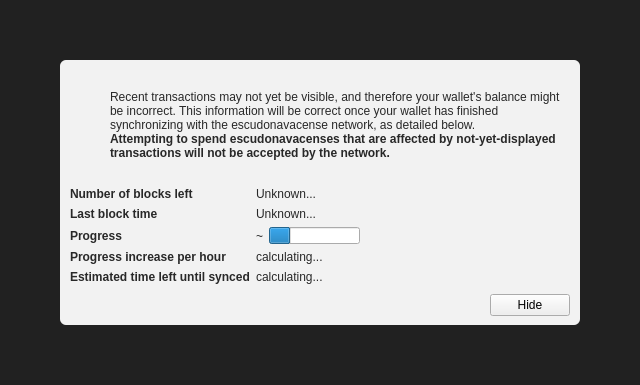
<?xml version="1.0" encoding="UTF-8"?>
<ui version="4.0">
 <class>ModalOverlay</class>
 <widget class="ModalOverlay" name="ModalOverlay">
  <property name="geometry">
   <rect>
    <x>0</x>
    <y>0</y>
    <width>640</width>
    <height>385</height>
   </rect>
  </property>
  <property name="windowTitle">
   <string>Form</string>
  </property>
  <layout class="QVBoxLayout" name="verticalLayout" stretch="0">
   <property name="sizeConstraint">
    <enum>QLayout::SetDefaultConstraint</enum>
   </property>
   <property name="leftMargin">
    <number>0</number>
   </property>
   <property name="topMargin">
    <number>0</number>
   </property>
   <property name="rightMargin">
    <number>0</number>
   </property>
   <property name="bottomMargin">
    <number>0</number>
   </property>
   <item>
    <widget class="QWidget" name="bgWidget" native="true">
     <property name="styleSheet">
      <string notr="true">#bgWidget { background: rgba(0,0,0,220); }</string>
     </property>
     <layout class="QVBoxLayout" name="verticalLayoutMain" stretch="1">
      <property name="leftMargin">
       <number>60</number>
      </property>
      <property name="topMargin">
       <number>60</number>
      </property>
      <property name="rightMargin">
       <number>60</number>
      </property>
      <property name="bottomMargin">
       <number>60</number>
      </property>
      <item>
       <widget class="QWidget" name="contentWidget" native="true">
        <property name="styleSheet">
         <string notr="true">#contentWidget { background: rgba(255,255,255,240); border-radius: 6px; }

QLabel { color: rgb(40,40,40);  }</string>
        </property>
        <layout class="QVBoxLayout" name="verticalLayoutSub" stretch="1,0,0,0">
         <property name="spacing">
          <number>0</number>
         </property>
         <property name="leftMargin">
          <number>10</number>
         </property>
         <property name="topMargin">
          <number>10</number>
         </property>
         <property name="rightMargin">
          <number>10</number>
         </property>
         <property name="bottomMargin">
          <number>10</number>
         </property>
         <item>
          <layout class="QHBoxLayout" name="horizontalLayoutIconText" stretch="0,1">
           <property name="topMargin">
            <number>20</number>
           </property>
           <item>
            <layout class="QVBoxLayout" name="verticalLayoutIcon">
             <property name="leftMargin">
              <number>0</number>
             </property>
             <item>
              <widget class="QPushButton" name="warningIcon">
               <property name="enabled">
                <bool>false</bool>
               </property>
               <property name="text">
                <string/>
               </property>
               <property name="icon">
                <iconset>
                 <normaloff>:/icons/warning</normaloff>
                 <disabledoff>:/icons/warning</disabledoff>:/icons/warning</iconset>
               </property>
               <property name="iconSize">
                <size>
                 <width>48</width>
                 <height>48</height>
                </size>
               </property>
               <property name="flat">
                <bool>true</bool>
               </property>
              </widget>
             </item>
             <item>
              <spacer name="verticalSpacerWarningIcon">
               <property name="orientation">
                <enum>Qt::Vertical</enum>
               </property>
               <property name="sizeHint" stdset="0">
                <size>
                 <width>20</width>
                 <height>40</height>
                </size>
               </property>
              </spacer>
             </item>
            </layout>
           </item>
           <item>
            <layout class="QVBoxLayout" name="verticalLayoutInfoText">
             <property name="leftMargin">
              <number>0</number>
             </property>
             <property name="topMargin">
              <number>0</number>
             </property>
             <item>
              <widget class="QLabel" name="infoText">
               <property name="text">
                <string>Recent transactions may not yet be visible, and therefore your wallet's balance might be incorrect. This information will be correct once your wallet has finished synchronizing with the escudonavacense network, as detailed below.</string>
               </property>
               <property name="textFormat">
                <enum>Qt::RichText</enum>
               </property>
               <property name="wordWrap">
                <bool>true</bool>
               </property>
              </widget>
             </item>
             <item>
              <widget class="QLabel" name="infoTextStrong">
               <property name="font">
                <font>
                 <weight>75</weight>
                 <bold>true</bold>
                </font>
               </property>
               <property name="text">
                <string>Attempting to spend escudonavacenses that are affected by not-yet-displayed transactions will not be accepted by the network.</string>
               </property>
               <property name="textFormat">
                <enum>Qt::RichText</enum>
               </property>
               <property name="wordWrap">
                <bool>true</bool>
               </property>
              </widget>
             </item>
             <item>
              <spacer name="verticalSpacerInTextSpace">
               <property name="orientation">
                <enum>Qt::Vertical</enum>
               </property>
               <property name="sizeHint" stdset="0">
                <size>
                 <width>20</width>
                 <height>40</height>
                </size>
               </property>
              </spacer>
             </item>
            </layout>
           </item>
          </layout>
         </item>
         <item>
          <spacer name="verticalSpacerAfterText">
           <property name="orientation">
            <enum>Qt::Vertical</enum>
           </property>
           <property name="sizeHint" stdset="0">
            <size>
             <width>20</width>
             <height>40</height>
            </size>
           </property>
          </spacer>
         </item>
         <item>
          <layout class="QFormLayout" name="formLayout">
           <property name="fieldGrowthPolicy">
            <enum>QFormLayout::FieldsStayAtSizeHint</enum>
           </property>
           <property name="horizontalSpacing">
            <number>6</number>
           </property>
           <property name="verticalSpacing">
            <number>6</number>
           </property>
           <property name="topMargin">
            <number>10</number>
           </property>
           <item row="0" column="0">
            <widget class="QLabel" name="labelNumberOfBlocksLeft">
             <property name="font">
              <font>
               <weight>75</weight>
               <bold>true</bold>
              </font>
             </property>
             <property name="text">
              <string>Number of blocks left</string>
             </property>
            </widget>
           </item>
           <item row="0" column="1">
            <widget class="QLabel" name="numberOfBlocksLeft">
             <property name="text">
              <string>Unknown...</string>
             </property>
            </widget>
           </item>
           <item row="1" column="0">
            <widget class="QLabel" name="labelLastBlockTime">
             <property name="font">
              <font>
               <weight>75</weight>
               <bold>true</bold>
              </font>
             </property>
             <property name="text">
              <string>Last block time</string>
             </property>
            </widget>
           </item>
           <item row="1" column="1">
            <widget class="QLabel" name="newestBlockDate">
             <property name="sizePolicy">
              <sizepolicy hsizetype="Maximum" vsizetype="Preferred">
               <horstretch>0</horstretch>
               <verstretch>0</verstretch>
              </sizepolicy>
             </property>
             <property name="text">
              <string>Unknown...</string>
             </property>
            </widget>
           </item>
           <item row="2" column="0">
            <widget class="QLabel" name="labelSyncDone">
             <property name="font">
              <font>
               <weight>75</weight>
               <bold>true</bold>
              </font>
             </property>
             <property name="text">
              <string>Progress</string>
             </property>
            </widget>
           </item>
           <item row="2" column="1">
            <layout class="QHBoxLayout" name="horizontalLayoutSync" stretch="0,1">
             <item>
              <widget class="QLabel" name="percentageProgress">
               <property name="text">
                <string notr="true">~</string>
               </property>
              </widget>
             </item>
             <item>
              <widget class="QProgressBar" name="progressBar">
               <property name="value">
                <number>24</number>
               </property>
               <property name="format">
                <string/>
               </property>
              </widget>
             </item>
            </layout>
           </item>
           <item row="4" column="0">
            <widget class="QLabel" name="labelProgressIncrease">
             <property name="font">
              <font>
               <weight>75</weight>
               <bold>true</bold>
              </font>
             </property>
             <property name="text">
              <string>Progress increase per hour</string>
             </property>
            </widget>
           </item>
           <item row="4" column="1">
            <widget class="QLabel" name="progressIncreasePerH">
             <property name="text">
              <string>calculating...</string>
             </property>
            </widget>
           </item>
           <item row="5" column="0">
            <widget class="QLabel" name="labelEstimatedTimeLeft">
             <property name="font">
              <font>
               <weight>75</weight>
               <bold>true</bold>
              </font>
             </property>
             <property name="text">
              <string>Estimated time left until synced</string>
             </property>
            </widget>
           </item>
           <item row="5" column="1">
            <widget class="QLabel" name="expectedTimeLeft">
             <property name="text">
              <string>calculating...</string>
             </property>
            </widget>
           </item>
          </layout>
         </item>
         <item>
          <layout class="QHBoxLayout" name="horizontalLayoutButtons">
           <property name="leftMargin">
            <number>10</number>
           </property>
           <property name="topMargin">
            <number>10</number>
           </property>
           <item>
            <spacer name="horizontalSpacer">
             <property name="orientation">
              <enum>Qt::Horizontal</enum>
             </property>
             <property name="sizeHint" stdset="0">
              <size>
               <width>40</width>
               <height>20</height>
              </size>
             </property>
            </spacer>
           </item>
           <item>
            <widget class="QPushButton" name="closeButton">
             <property name="text">
              <string>Hide</string>
             </property>
            </widget>
           </item>
          </layout>
         </item>
        </layout>
       </widget>
      </item>
     </layout>
    </widget>
   </item>
  </layout>
 </widget>
 <customwidgets>
  <customwidget>
   <class>ModalOverlay</class>
   <extends>QWidget</extends>
   <header>qt/modaloverlay.h</header>
   <container>1</container>
  </customwidget>
 </customwidgets>
 <resources/>
 <connections/>
</ui>
